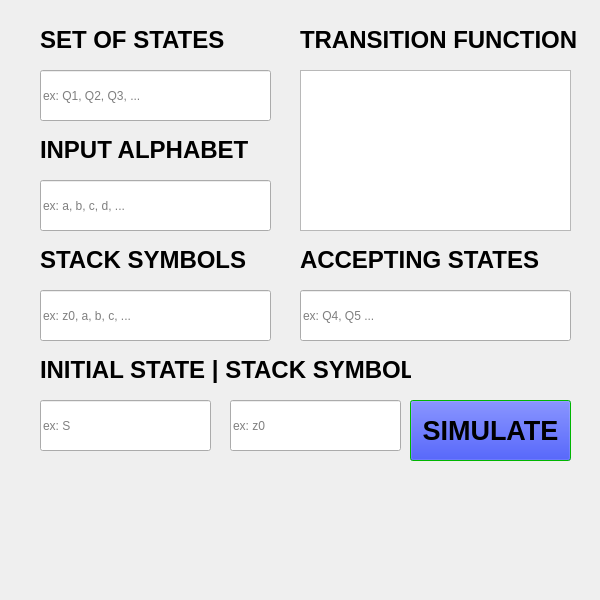
<?xml version="1.0" encoding="UTF-8"?>
<ui version="4.0">
 <class>Dialog</class>
 <widget class="QDialog" name="Dialog">
  <property name="geometry">
   <rect>
    <x>0</x>
    <y>0</y>
    <width>600</width>
    <height>600</height>
   </rect>
  </property>
  <property name="windowTitle">
   <string>Simulation</string>
  </property>
  <widget class="QLabel" name="label">
   <property name="geometry">
    <rect>
     <x>40</x>
     <y>20</y>
     <width>231</width>
     <height>41</height>
    </rect>
   </property>
   <property name="autoFillBackground">
    <bool>false</bool>
   </property>
   <property name="text">
    <string>&lt;html&gt;&lt;head/&gt;&lt;body&gt;&lt;p&gt;&lt;span style=&quot; font-size:xx-large; font-weight:600;&quot;&gt;SET OF STATES&lt;/span&gt;&lt;/p&gt;&lt;/body&gt;&lt;/html&gt;</string>
   </property>
   <property name="textFormat">
    <enum>Qt::RichText</enum>
   </property>
   <property name="pixmap">
    <pixmap>frame.png</pixmap>
   </property>
   <property name="scaledContents">
    <bool>true</bool>
   </property>
  </widget>
  <widget class="QPushButton" name="pushButton">
   <property name="geometry">
    <rect>
     <x>410</x>
     <y>400</y>
     <width>161</width>
     <height>61</height>
    </rect>
   </property>
   <property name="palette">
    <palette>
     <active>
      <colorrole role="Button">
       <brush brushstyle="SolidPattern">
        <color alpha="255">
         <red>0</red>
         <green>24</green>
         <blue>240</blue>
        </color>
       </brush>
      </colorrole>
      <colorrole role="Base">
       <brush brushstyle="SolidPattern">
        <color alpha="255">
         <red>255</red>
         <green>255</green>
         <blue>255</blue>
        </color>
       </brush>
      </colorrole>
      <colorrole role="Window">
       <brush brushstyle="SolidPattern">
        <color alpha="255">
         <red>0</red>
         <green>255</green>
         <blue>0</blue>
        </color>
       </brush>
      </colorrole>
     </active>
     <inactive>
      <colorrole role="Button">
       <brush brushstyle="SolidPattern">
        <color alpha="255">
         <red>0</red>
         <green>24</green>
         <blue>240</blue>
        </color>
       </brush>
      </colorrole>
      <colorrole role="Base">
       <brush brushstyle="SolidPattern">
        <color alpha="255">
         <red>255</red>
         <green>255</green>
         <blue>255</blue>
        </color>
       </brush>
      </colorrole>
      <colorrole role="Window">
       <brush brushstyle="SolidPattern">
        <color alpha="255">
         <red>0</red>
         <green>255</green>
         <blue>0</blue>
        </color>
       </brush>
      </colorrole>
     </inactive>
     <disabled>
      <colorrole role="Button">
       <brush brushstyle="SolidPattern">
        <color alpha="255">
         <red>0</red>
         <green>24</green>
         <blue>240</blue>
        </color>
       </brush>
      </colorrole>
      <colorrole role="Base">
       <brush brushstyle="SolidPattern">
        <color alpha="255">
         <red>0</red>
         <green>255</green>
         <blue>0</blue>
        </color>
       </brush>
      </colorrole>
      <colorrole role="Window">
       <brush brushstyle="SolidPattern">
        <color alpha="255">
         <red>0</red>
         <green>255</green>
         <blue>0</blue>
        </color>
       </brush>
      </colorrole>
     </disabled>
    </palette>
   </property>
   <property name="font">
    <font>
     <pointsize>20</pointsize>
     <weight>75</weight>
     <bold>true</bold>
    </font>
   </property>
   <property name="text">
    <string>SIMULATE</string>
   </property>
   <property name="default">
    <bool>true</bool>
   </property>
   <property name="flat">
    <bool>false</bool>
   </property>
  </widget>
  <widget class="QLineEdit" name="lineEdit">
   <property name="geometry">
    <rect>
     <x>40</x>
     <y>70</y>
     <width>231</width>
     <height>51</height>
    </rect>
   </property>
   <property name="placeholderText">
    <string>ex: Q1, Q2, Q3, ...</string>
   </property>
  </widget>
  <widget class="QLineEdit" name="lineEdit_2">
   <property name="geometry">
    <rect>
     <x>40</x>
     <y>180</y>
     <width>231</width>
     <height>51</height>
    </rect>
   </property>
   <property name="placeholderText">
    <string>ex: a, b, c, d, ...</string>
   </property>
  </widget>
  <widget class="QLineEdit" name="lineEdit_3">
   <property name="geometry">
    <rect>
     <x>40</x>
     <y>290</y>
     <width>231</width>
     <height>51</height>
    </rect>
   </property>
   <property name="placeholderText">
    <string>ex: z0, a, b, c, ...</string>
   </property>
  </widget>
  <widget class="QLineEdit" name="lineEdit_5">
   <property name="geometry">
    <rect>
     <x>300</x>
     <y>290</y>
     <width>271</width>
     <height>51</height>
    </rect>
   </property>
   <property name="placeholderText">
    <string>ex: Q4, Q5 ...</string>
   </property>
  </widget>
  <widget class="QLineEdit" name="lineEdit_6">
   <property name="geometry">
    <rect>
     <x>40</x>
     <y>400</y>
     <width>171</width>
     <height>51</height>
    </rect>
   </property>
   <property name="placeholderText">
    <string>ex: S</string>
   </property>
  </widget>
  <widget class="QLabel" name="background">
   <property name="geometry">
    <rect>
     <x>0</x>
     <y>0</y>
     <width>601</width>
     <height>601</height>
    </rect>
   </property>
   <property name="autoFillBackground">
    <bool>false</bool>
   </property>
   <property name="text">
    <string/>
   </property>
   <property name="pixmap">
    <pixmap>frame.png</pixmap>
   </property>
   <property name="scaledContents">
    <bool>true</bool>
   </property>
  </widget>
  <widget class="QPushButton" name="pushButton_2">
   <property name="geometry">
    <rect>
     <x>620</x>
     <y>640</y>
     <width>241</width>
     <height>51</height>
    </rect>
   </property>
   <property name="palette">
    <palette>
     <active>
      <colorrole role="Button">
       <brush brushstyle="SolidPattern">
        <color alpha="255">
         <red>0</red>
         <green>24</green>
         <blue>240</blue>
        </color>
       </brush>
      </colorrole>
      <colorrole role="Base">
       <brush brushstyle="SolidPattern">
        <color alpha="255">
         <red>255</red>
         <green>255</green>
         <blue>255</blue>
        </color>
       </brush>
      </colorrole>
      <colorrole role="Window">
       <brush brushstyle="SolidPattern">
        <color alpha="255">
         <red>0</red>
         <green>255</green>
         <blue>0</blue>
        </color>
       </brush>
      </colorrole>
     </active>
     <inactive>
      <colorrole role="Button">
       <brush brushstyle="SolidPattern">
        <color alpha="255">
         <red>0</red>
         <green>24</green>
         <blue>240</blue>
        </color>
       </brush>
      </colorrole>
      <colorrole role="Base">
       <brush brushstyle="SolidPattern">
        <color alpha="255">
         <red>255</red>
         <green>255</green>
         <blue>255</blue>
        </color>
       </brush>
      </colorrole>
      <colorrole role="Window">
       <brush brushstyle="SolidPattern">
        <color alpha="255">
         <red>0</red>
         <green>255</green>
         <blue>0</blue>
        </color>
       </brush>
      </colorrole>
     </inactive>
     <disabled>
      <colorrole role="Button">
       <brush brushstyle="SolidPattern">
        <color alpha="255">
         <red>0</red>
         <green>24</green>
         <blue>240</blue>
        </color>
       </brush>
      </colorrole>
      <colorrole role="Base">
       <brush brushstyle="SolidPattern">
        <color alpha="255">
         <red>0</red>
         <green>255</green>
         <blue>0</blue>
        </color>
       </brush>
      </colorrole>
      <colorrole role="Window">
       <brush brushstyle="SolidPattern">
        <color alpha="255">
         <red>0</red>
         <green>255</green>
         <blue>0</blue>
        </color>
       </brush>
      </colorrole>
     </disabled>
    </palette>
   </property>
   <property name="font">
    <font>
     <pointsize>20</pointsize>
     <weight>75</weight>
     <bold>true</bold>
    </font>
   </property>
   <property name="text">
    <string>SIMULATE</string>
   </property>
   <property name="default">
    <bool>true</bool>
   </property>
   <property name="flat">
    <bool>false</bool>
   </property>
  </widget>
  <widget class="QLineEdit" name="lineEdit_9">
   <property name="geometry">
    <rect>
     <x>690</x>
     <y>300</y>
     <width>231</width>
     <height>51</height>
    </rect>
   </property>
   <property name="placeholderText">
    <string>ex: z0, a, b, c, ...</string>
   </property>
  </widget>
  <widget class="QLineEdit" name="lineEdit_10">
   <property name="geometry">
    <rect>
     <x>690</x>
     <y>370</y>
     <width>231</width>
     <height>51</height>
    </rect>
   </property>
   <property name="placeholderText">
    <string>ex: z0, a, b, c, ...</string>
   </property>
  </widget>
  <widget class="QLabel" name="label_2">
   <property name="geometry">
    <rect>
     <x>40</x>
     <y>130</y>
     <width>231</width>
     <height>41</height>
    </rect>
   </property>
   <property name="autoFillBackground">
    <bool>false</bool>
   </property>
   <property name="text">
    <string>&lt;html&gt;&lt;head/&gt;&lt;body&gt;&lt;p&gt;&lt;span style=&quot; font-size:xx-large; font-weight:600;&quot;&gt;INPUT ALPHABET&lt;/span&gt;&lt;/p&gt;&lt;/body&gt;&lt;/html&gt;</string>
   </property>
   <property name="textFormat">
    <enum>Qt::RichText</enum>
   </property>
   <property name="scaledContents">
    <bool>true</bool>
   </property>
  </widget>
  <widget class="QLabel" name="label_3">
   <property name="geometry">
    <rect>
     <x>40</x>
     <y>240</y>
     <width>231</width>
     <height>41</height>
    </rect>
   </property>
   <property name="autoFillBackground">
    <bool>false</bool>
   </property>
   <property name="text">
    <string>&lt;html&gt;&lt;head/&gt;&lt;body&gt;&lt;p&gt;&lt;span style=&quot; font-size:xx-large; font-weight:600;&quot;&gt;STACK SYMBOLS&lt;/span&gt;&lt;/p&gt;&lt;/body&gt;&lt;/html&gt;</string>
   </property>
   <property name="textFormat">
    <enum>Qt::RichText</enum>
   </property>
   <property name="scaledContents">
    <bool>true</bool>
   </property>
  </widget>
  <widget class="QLabel" name="label_4">
   <property name="geometry">
    <rect>
     <x>300</x>
     <y>20</y>
     <width>281</width>
     <height>41</height>
    </rect>
   </property>
   <property name="autoFillBackground">
    <bool>false</bool>
   </property>
   <property name="text">
    <string>&lt;html&gt;&lt;head/&gt;&lt;body&gt;&lt;p&gt;&lt;span style=&quot; font-size:xx-large; font-weight:600;&quot;&gt;TRANSITION FUNCTION&lt;/span&gt;&lt;/p&gt;&lt;/body&gt;&lt;/html&gt;</string>
   </property>
   <property name="textFormat">
    <enum>Qt::RichText</enum>
   </property>
   <property name="scaledContents">
    <bool>true</bool>
   </property>
  </widget>
  <widget class="QLabel" name="label_5">
   <property name="geometry">
    <rect>
     <x>300</x>
     <y>240</y>
     <width>271</width>
     <height>41</height>
    </rect>
   </property>
   <property name="autoFillBackground">
    <bool>false</bool>
   </property>
   <property name="text">
    <string>&lt;html&gt;&lt;head/&gt;&lt;body&gt;&lt;p&gt;&lt;span style=&quot; font-size:xx-large; font-weight:600;&quot;&gt;ACCEPTING STATES&lt;/span&gt;&lt;/p&gt;&lt;/body&gt;&lt;/html&gt;</string>
   </property>
   <property name="textFormat">
    <enum>Qt::RichText</enum>
   </property>
   <property name="scaledContents">
    <bool>true</bool>
   </property>
  </widget>
  <widget class="QLineEdit" name="lineEdit_7">
   <property name="geometry">
    <rect>
     <x>230</x>
     <y>400</y>
     <width>171</width>
     <height>51</height>
    </rect>
   </property>
   <property name="placeholderText">
    <string>ex: z0</string>
   </property>
  </widget>
  <widget class="QLabel" name="label_6">
   <property name="geometry">
    <rect>
     <x>40</x>
     <y>350</y>
     <width>371</width>
     <height>41</height>
    </rect>
   </property>
   <property name="autoFillBackground">
    <bool>false</bool>
   </property>
   <property name="text">
    <string>&lt;html&gt;&lt;head/&gt;&lt;body&gt;&lt;p&gt;&lt;span style=&quot; font-size:xx-large; font-weight:600;&quot;&gt;INITIAL STATE | STACK SYMBOL&lt;/span&gt;&lt;/p&gt;&lt;/body&gt;&lt;/html&gt;</string>
   </property>
   <property name="textFormat">
    <enum>Qt::RichText</enum>
   </property>
   <property name="scaledContents">
    <bool>true</bool>
   </property>
  </widget>
  <widget class="QPlainTextEdit" name="plainTextEdit">
   <property name="geometry">
    <rect>
     <x>300</x>
     <y>70</y>
     <width>271</width>
     <height>161</height>
    </rect>
   </property>
   <property name="maximumBlockCount">
    <number>9</number>
   </property>
   <property name="placeholderText">
    <string/>
   </property>
  </widget>
  <zorder>background</zorder>
  <zorder>label</zorder>
  <zorder>pushButton</zorder>
  <zorder>lineEdit</zorder>
  <zorder>lineEdit_2</zorder>
  <zorder>lineEdit_3</zorder>
  <zorder>lineEdit_5</zorder>
  <zorder>lineEdit_6</zorder>
  <zorder>pushButton_2</zorder>
  <zorder>lineEdit_9</zorder>
  <zorder>lineEdit_10</zorder>
  <zorder>label_2</zorder>
  <zorder>label_3</zorder>
  <zorder>label_4</zorder>
  <zorder>label_5</zorder>
  <zorder>lineEdit_7</zorder>
  <zorder>label_6</zorder>
  <zorder>plainTextEdit</zorder>
 </widget>
 <resources/>
 <connections/>
</ui>
